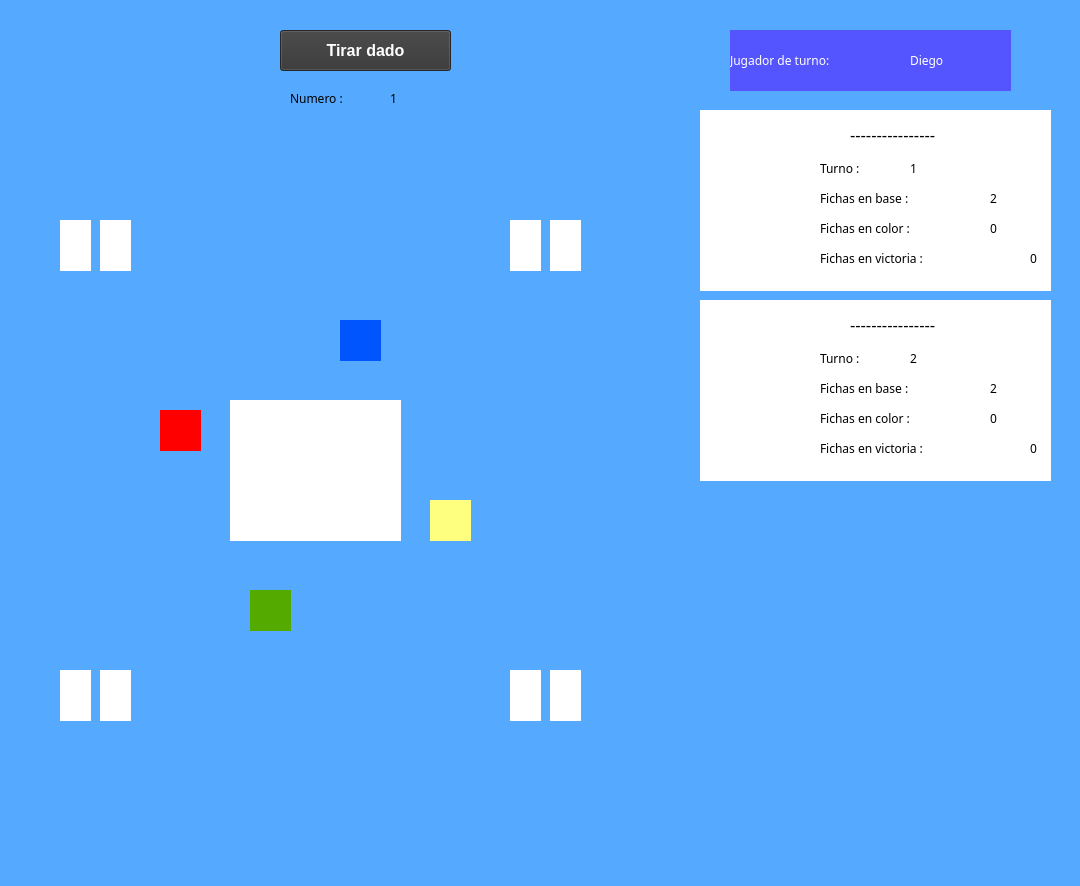
<?xml version="1.0" encoding="UTF-8"?>
<ui version="4.0">
 <class>MainWindow</class>
 <widget class="QMainWindow" name="MainWindow">
  <property name="geometry">
   <rect>
    <x>0</x>
    <y>0</y>
    <width>1080</width>
    <height>886</height>
   </rect>
  </property>
  <property name="windowTitle">
   <string>A jugar!</string>
  </property>
  <property name="windowIcon">
   <iconset>
    <normaloff>../Sprites/Logos/logo.png</normaloff>../Sprites/Logos/logo.png</iconset>
  </property>
  <widget class="QWidget" name="centralwidget">
   <widget class="QWidget" name="widget" native="true">
    <property name="geometry">
     <rect>
      <x>0</x>
      <y>0</y>
      <width>1081</width>
      <height>891</height>
     </rect>
    </property>
    <property name="styleSheet">
     <string notr="true">background-color: rgb(85, 170, 255);</string>
    </property>
    <widget class="QPushButton" name="boton_dado">
     <property name="geometry">
      <rect>
       <x>280</x>
       <y>30</y>
       <width>171</width>
       <height>41</height>
      </rect>
     </property>
     <property name="font">
      <font>
       <pointsize>12</pointsize>
       <weight>75</weight>
       <bold>true</bold>
      </font>
     </property>
     <property name="focusPolicy">
      <enum>Qt::NoFocus</enum>
     </property>
     <property name="contextMenuPolicy">
      <enum>Qt::NoContextMenu</enum>
     </property>
     <property name="styleSheet">
      <string notr="true">background-color:rgb(53, 53, 53);
color: rgb(255, 255, 255)</string>
     </property>
     <property name="text">
      <string>Tirar dado</string>
     </property>
    </widget>
    <widget class="QLabel" name="label_numero">
     <property name="geometry">
      <rect>
       <x>290</x>
       <y>90</y>
       <width>91</width>
       <height>16</height>
      </rect>
     </property>
     <property name="font">
      <font>
       <family>8514oem</family>
       <weight>50</weight>
       <bold>false</bold>
      </font>
     </property>
     <property name="styleSheet">
      <string notr="true"/>
     </property>
     <property name="text">
      <string>Numero :</string>
     </property>
    </widget>
    <widget class="QLabel" name="numero_obtenido">
     <property name="geometry">
      <rect>
       <x>390</x>
       <y>90</y>
       <width>91</width>
       <height>16</height>
      </rect>
     </property>
     <property name="font">
      <font>
       <family>8514oem</family>
       <weight>50</weight>
       <bold>false</bold>
      </font>
     </property>
     <property name="styleSheet">
      <string notr="true"/>
     </property>
     <property name="text">
      <string>1</string>
     </property>
    </widget>
    <widget class="QLabel" name="jugador_turno">
     <property name="geometry">
      <rect>
       <x>910</x>
       <y>30</y>
       <width>101</width>
       <height>61</height>
      </rect>
     </property>
     <property name="font">
      <font>
       <family>8514oem</family>
       <weight>50</weight>
       <bold>false</bold>
      </font>
     </property>
     <property name="styleSheet">
      <string notr="true">color: rgb(255, 255, 255);
background-color: rgb(85, 85, 255);</string>
     </property>
     <property name="text">
      <string>Diego</string>
     </property>
    </widget>
    <widget class="QLabel" name="label_turno">
     <property name="geometry">
      <rect>
       <x>730</x>
       <y>30</y>
       <width>181</width>
       <height>61</height>
      </rect>
     </property>
     <property name="font">
      <font>
       <family>8514oem</family>
       <weight>50</weight>
       <bold>false</bold>
      </font>
     </property>
     <property name="styleSheet">
      <string notr="true">color: rgb(255, 255, 255);
background-color: rgb(85, 85, 255);</string>
     </property>
     <property name="text">
      <string>Jugador de turno:</string>
     </property>
    </widget>
    <widget class="QLabel" name="label_tablero">
     <property name="geometry">
      <rect>
       <x>50</x>
       <y>200</y>
       <width>541</width>
       <height>541</height>
      </rect>
     </property>
     <property name="styleSheet">
      <string notr="true">background-color: rgb(85, 170, 255);</string>
     </property>
     <property name="text">
      <string/>
     </property>
     <property name="pixmap">
      <pixmap>../Sprites/Juego/tablero.png</pixmap>
     </property>
     <property name="scaledContents">
      <bool>true</bool>
     </property>
    </widget>
    <widget class="QLabel" name="label_ficha_j2">
     <property name="geometry">
      <rect>
       <x>730</x>
       <y>330</y>
       <width>71</width>
       <height>121</height>
      </rect>
     </property>
     <property name="styleSheet">
      <string notr="true">background-color: rgb(255, 255, 255);</string>
     </property>
     <property name="text">
      <string/>
     </property>
     <property name="pixmap">
      <pixmap>../Sprites/Fichas/Simples/ficha-amarilla.png</pixmap>
     </property>
     <property name="scaledContents">
      <bool>true</bool>
     </property>
    </widget>
    <widget class="QLabel" name="label_dado">
     <property name="geometry">
      <rect>
       <x>100</x>
       <y>20</y>
       <width>131</width>
       <height>121</height>
      </rect>
     </property>
     <property name="text">
      <string/>
     </property>
     <property name="pixmap">
      <pixmap>../Sprites/Logos/dado.png</pixmap>
     </property>
     <property name="scaledContents">
      <bool>true</bool>
     </property>
    </widget>
    <widget class="QLabel" name="blanco_1">
     <property name="geometry">
      <rect>
       <x>700</x>
       <y>110</y>
       <width>351</width>
       <height>181</height>
      </rect>
     </property>
     <property name="styleSheet">
      <string notr="true">background-color: rgb(255, 255, 255);</string>
     </property>
     <property name="text">
      <string/>
     </property>
    </widget>
    <widget class="QLabel" name="blanco_2">
     <property name="geometry">
      <rect>
       <x>700</x>
       <y>300</y>
       <width>351</width>
       <height>181</height>
      </rect>
     </property>
     <property name="styleSheet">
      <string notr="true">background-color: rgb(255, 255, 255);</string>
     </property>
     <property name="text">
      <string/>
     </property>
    </widget>
    <widget class="QLabel" name="blanco_3">
     <property name="geometry">
      <rect>
       <x>700</x>
       <y>490</y>
       <width>351</width>
       <height>181</height>
      </rect>
     </property>
     <property name="styleSheet">
      <string notr="true">background-color: rgb(255, 255, 255);</string>
     </property>
     <property name="text">
      <string/>
     </property>
    </widget>
    <widget class="QLabel" name="blanco_4">
     <property name="geometry">
      <rect>
       <x>700</x>
       <y>680</y>
       <width>351</width>
       <height>181</height>
      </rect>
     </property>
     <property name="styleSheet">
      <string notr="true">background-color: rgb(255, 255, 255);</string>
     </property>
     <property name="text">
      <string/>
     </property>
    </widget>
    <widget class="QLabel" name="label_ficha_j4">
     <property name="geometry">
      <rect>
       <x>730</x>
       <y>710</y>
       <width>71</width>
       <height>121</height>
      </rect>
     </property>
     <property name="styleSheet">
      <string notr="true">background-color: rgb(255, 255, 255);</string>
     </property>
     <property name="text">
      <string/>
     </property>
     <property name="pixmap">
      <pixmap>../Sprites/Fichas/Simples/ficha-roja.png</pixmap>
     </property>
     <property name="scaledContents">
      <bool>true</bool>
     </property>
    </widget>
    <widget class="QLabel" name="label_ficha_j1">
     <property name="geometry">
      <rect>
       <x>730</x>
       <y>150</y>
       <width>71</width>
       <height>121</height>
      </rect>
     </property>
     <property name="styleSheet">
      <string notr="true">background-color: rgb(255, 255, 255);</string>
     </property>
     <property name="text">
      <string/>
     </property>
     <property name="pixmap">
      <pixmap>../Sprites/Fichas/Simples/ficha-azul.png</pixmap>
     </property>
     <property name="scaledContents">
      <bool>true</bool>
     </property>
    </widget>
    <widget class="QLabel" name="label_ficha_j3">
     <property name="geometry">
      <rect>
       <x>730</x>
       <y>530</y>
       <width>71</width>
       <height>121</height>
      </rect>
     </property>
     <property name="styleSheet">
      <string notr="true">background-color: rgb(255, 255, 255);</string>
     </property>
     <property name="text">
      <string/>
     </property>
     <property name="pixmap">
      <pixmap>../Sprites/Fichas/Simples/ficha-verde.png</pixmap>
     </property>
     <property name="scaledContents">
      <bool>true</bool>
     </property>
    </widget>
    <widget class="QLabel" name="label_turno_j1">
     <property name="geometry">
      <rect>
       <x>820</x>
       <y>160</y>
       <width>71</width>
       <height>16</height>
      </rect>
     </property>
     <property name="font">
      <font>
       <family>8514oem</family>
       <weight>50</weight>
       <bold>false</bold>
      </font>
     </property>
     <property name="styleSheet">
      <string notr="true">background-color: rgb(255, 255, 255);</string>
     </property>
     <property name="text">
      <string>Turno :</string>
     </property>
    </widget>
    <widget class="QLabel" name="turno_j1">
     <property name="geometry">
      <rect>
       <x>910</x>
       <y>160</y>
       <width>21</width>
       <height>16</height>
      </rect>
     </property>
     <property name="font">
      <font>
       <family>8514oem</family>
       <weight>50</weight>
       <bold>false</bold>
      </font>
     </property>
     <property name="styleSheet">
      <string notr="true">background-color: rgb(255, 255, 255);</string>
     </property>
     <property name="text">
      <string>1</string>
     </property>
    </widget>
    <widget class="QLabel" name="label_fichas_base_j1">
     <property name="geometry">
      <rect>
       <x>820</x>
       <y>190</y>
       <width>161</width>
       <height>16</height>
      </rect>
     </property>
     <property name="font">
      <font>
       <family>8514oem</family>
       <weight>50</weight>
       <bold>false</bold>
      </font>
     </property>
     <property name="styleSheet">
      <string notr="true">background-color: rgb(255, 255, 255);</string>
     </property>
     <property name="text">
      <string>Fichas en base :</string>
     </property>
    </widget>
    <widget class="QLabel" name="fichas_base_j1">
     <property name="geometry">
      <rect>
       <x>990</x>
       <y>190</y>
       <width>21</width>
       <height>16</height>
      </rect>
     </property>
     <property name="font">
      <font>
       <family>8514oem</family>
       <weight>50</weight>
       <bold>false</bold>
      </font>
     </property>
     <property name="styleSheet">
      <string notr="true">background-color: rgb(255, 255, 255);</string>
     </property>
     <property name="text">
      <string>2</string>
     </property>
    </widget>
    <widget class="QLabel" name="label_fichas_color_j1">
     <property name="geometry">
      <rect>
       <x>820</x>
       <y>220</y>
       <width>161</width>
       <height>16</height>
      </rect>
     </property>
     <property name="font">
      <font>
       <family>8514oem</family>
       <weight>50</weight>
       <bold>false</bold>
      </font>
     </property>
     <property name="styleSheet">
      <string notr="true">background-color: rgb(255, 255, 255);</string>
     </property>
     <property name="text">
      <string>Fichas en color :</string>
     </property>
    </widget>
    <widget class="QLabel" name="fichas_color_j1">
     <property name="geometry">
      <rect>
       <x>990</x>
       <y>220</y>
       <width>21</width>
       <height>16</height>
      </rect>
     </property>
     <property name="font">
      <font>
       <family>8514oem</family>
       <weight>50</weight>
       <bold>false</bold>
      </font>
     </property>
     <property name="styleSheet">
      <string notr="true">background-color: rgb(255, 255, 255);</string>
     </property>
     <property name="text">
      <string>0</string>
     </property>
    </widget>
    <widget class="QLabel" name="label_fichas_victoria_j1">
     <property name="geometry">
      <rect>
       <x>820</x>
       <y>250</y>
       <width>201</width>
       <height>16</height>
      </rect>
     </property>
     <property name="font">
      <font>
       <family>8514oem</family>
       <weight>50</weight>
       <bold>false</bold>
      </font>
     </property>
     <property name="styleSheet">
      <string notr="true">background-color: rgb(255, 255, 255);</string>
     </property>
     <property name="text">
      <string>Fichas en victoria :</string>
     </property>
    </widget>
    <widget class="QLabel" name="fichas_victoria_j1">
     <property name="geometry">
      <rect>
       <x>1030</x>
       <y>250</y>
       <width>21</width>
       <height>16</height>
      </rect>
     </property>
     <property name="font">
      <font>
       <family>8514oem</family>
       <weight>50</weight>
       <bold>false</bold>
      </font>
     </property>
     <property name="styleSheet">
      <string notr="true">background-color: rgb(255, 255, 255);</string>
     </property>
     <property name="text">
      <string>0</string>
     </property>
    </widget>
    <widget class="QLabel" name="fichas_base_j2">
     <property name="geometry">
      <rect>
       <x>990</x>
       <y>380</y>
       <width>21</width>
       <height>16</height>
      </rect>
     </property>
     <property name="font">
      <font>
       <family>8514oem</family>
       <weight>50</weight>
       <bold>false</bold>
      </font>
     </property>
     <property name="styleSheet">
      <string notr="true">background-color: rgb(255, 255, 255);</string>
     </property>
     <property name="text">
      <string>2</string>
     </property>
    </widget>
    <widget class="QLabel" name="label_fichas_color_j2">
     <property name="geometry">
      <rect>
       <x>820</x>
       <y>410</y>
       <width>161</width>
       <height>16</height>
      </rect>
     </property>
     <property name="font">
      <font>
       <family>8514oem</family>
       <weight>50</weight>
       <bold>false</bold>
      </font>
     </property>
     <property name="styleSheet">
      <string notr="true">background-color: rgb(255, 255, 255);</string>
     </property>
     <property name="text">
      <string>Fichas en color :</string>
     </property>
    </widget>
    <widget class="QLabel" name="fichas_color_j2">
     <property name="geometry">
      <rect>
       <x>990</x>
       <y>410</y>
       <width>21</width>
       <height>16</height>
      </rect>
     </property>
     <property name="font">
      <font>
       <family>8514oem</family>
       <weight>50</weight>
       <bold>false</bold>
      </font>
     </property>
     <property name="styleSheet">
      <string notr="true">background-color: rgb(255, 255, 255);</string>
     </property>
     <property name="text">
      <string>0</string>
     </property>
    </widget>
    <widget class="QLabel" name="label_fichas_base_j2">
     <property name="geometry">
      <rect>
       <x>820</x>
       <y>380</y>
       <width>161</width>
       <height>16</height>
      </rect>
     </property>
     <property name="font">
      <font>
       <family>8514oem</family>
       <weight>50</weight>
       <bold>false</bold>
      </font>
     </property>
     <property name="styleSheet">
      <string notr="true">background-color: rgb(255, 255, 255);</string>
     </property>
     <property name="text">
      <string>Fichas en base :</string>
     </property>
    </widget>
    <widget class="QLabel" name="label_turno_j2">
     <property name="geometry">
      <rect>
       <x>820</x>
       <y>350</y>
       <width>71</width>
       <height>16</height>
      </rect>
     </property>
     <property name="font">
      <font>
       <family>8514oem</family>
       <weight>50</weight>
       <bold>false</bold>
      </font>
     </property>
     <property name="styleSheet">
      <string notr="true">background-color: rgb(255, 255, 255);</string>
     </property>
     <property name="text">
      <string>Turno :</string>
     </property>
    </widget>
    <widget class="QLabel" name="label_fichas_victoria_j2">
     <property name="geometry">
      <rect>
       <x>820</x>
       <y>440</y>
       <width>201</width>
       <height>16</height>
      </rect>
     </property>
     <property name="font">
      <font>
       <family>8514oem</family>
       <weight>50</weight>
       <bold>false</bold>
      </font>
     </property>
     <property name="styleSheet">
      <string notr="true">background-color: rgb(255, 255, 255);</string>
     </property>
     <property name="text">
      <string>Fichas en victoria :</string>
     </property>
    </widget>
    <widget class="QLabel" name="turno_j2">
     <property name="geometry">
      <rect>
       <x>910</x>
       <y>350</y>
       <width>21</width>
       <height>16</height>
      </rect>
     </property>
     <property name="font">
      <font>
       <family>8514oem</family>
       <weight>50</weight>
       <bold>false</bold>
      </font>
     </property>
     <property name="styleSheet">
      <string notr="true">background-color: rgb(255, 255, 255);</string>
     </property>
     <property name="text">
      <string>2</string>
     </property>
    </widget>
    <widget class="QLabel" name="fichas_victoria_j2">
     <property name="geometry">
      <rect>
       <x>1030</x>
       <y>440</y>
       <width>21</width>
       <height>16</height>
      </rect>
     </property>
     <property name="font">
      <font>
       <family>8514oem</family>
       <weight>50</weight>
       <bold>false</bold>
      </font>
     </property>
     <property name="styleSheet">
      <string notr="true">background-color: rgb(255, 255, 255);</string>
     </property>
     <property name="text">
      <string>0</string>
     </property>
    </widget>
    <widget class="QLabel" name="fichas_base_j3">
     <property name="geometry">
      <rect>
       <x>990</x>
       <y>570</y>
       <width>21</width>
       <height>16</height>
      </rect>
     </property>
     <property name="font">
      <font>
       <family>8514oem</family>
       <weight>50</weight>
       <bold>false</bold>
      </font>
     </property>
     <property name="styleSheet">
      <string notr="true">background-color: rgb(255, 255, 255);</string>
     </property>
     <property name="text">
      <string>2</string>
     </property>
    </widget>
    <widget class="QLabel" name="label_fichas_color_j3">
     <property name="geometry">
      <rect>
       <x>820</x>
       <y>600</y>
       <width>161</width>
       <height>16</height>
      </rect>
     </property>
     <property name="font">
      <font>
       <family>8514oem</family>
       <weight>50</weight>
       <bold>false</bold>
      </font>
     </property>
     <property name="styleSheet">
      <string notr="true">background-color: rgb(255, 255, 255);</string>
     </property>
     <property name="text">
      <string>Fichas en color :</string>
     </property>
    </widget>
    <widget class="QLabel" name="fichas_color_j3">
     <property name="geometry">
      <rect>
       <x>990</x>
       <y>600</y>
       <width>21</width>
       <height>16</height>
      </rect>
     </property>
     <property name="font">
      <font>
       <family>8514oem</family>
       <weight>50</weight>
       <bold>false</bold>
      </font>
     </property>
     <property name="styleSheet">
      <string notr="true">background-color: rgb(255, 255, 255);</string>
     </property>
     <property name="text">
      <string>0</string>
     </property>
    </widget>
    <widget class="QLabel" name="label_fichas_base_j3">
     <property name="geometry">
      <rect>
       <x>820</x>
       <y>570</y>
       <width>161</width>
       <height>16</height>
      </rect>
     </property>
     <property name="font">
      <font>
       <family>8514oem</family>
       <weight>50</weight>
       <bold>false</bold>
      </font>
     </property>
     <property name="styleSheet">
      <string notr="true">background-color: rgb(255, 255, 255);</string>
     </property>
     <property name="text">
      <string>Fichas en base :</string>
     </property>
    </widget>
    <widget class="QLabel" name="label_turno_j3">
     <property name="geometry">
      <rect>
       <x>820</x>
       <y>540</y>
       <width>71</width>
       <height>16</height>
      </rect>
     </property>
     <property name="font">
      <font>
       <family>8514oem</family>
       <weight>50</weight>
       <bold>false</bold>
      </font>
     </property>
     <property name="styleSheet">
      <string notr="true">background-color: rgb(255, 255, 255);</string>
     </property>
     <property name="text">
      <string>Turno :</string>
     </property>
    </widget>
    <widget class="QLabel" name="label_fichas_victoria_j3">
     <property name="geometry">
      <rect>
       <x>820</x>
       <y>630</y>
       <width>201</width>
       <height>16</height>
      </rect>
     </property>
     <property name="font">
      <font>
       <family>8514oem</family>
       <weight>50</weight>
       <bold>false</bold>
      </font>
     </property>
     <property name="styleSheet">
      <string notr="true">background-color: rgb(255, 255, 255);</string>
     </property>
     <property name="text">
      <string>Fichas en victoria :</string>
     </property>
    </widget>
    <widget class="QLabel" name="turno_j3">
     <property name="geometry">
      <rect>
       <x>910</x>
       <y>540</y>
       <width>21</width>
       <height>16</height>
      </rect>
     </property>
     <property name="font">
      <font>
       <family>8514oem</family>
       <weight>50</weight>
       <bold>false</bold>
      </font>
     </property>
     <property name="styleSheet">
      <string notr="true">background-color: rgb(255, 255, 255);</string>
     </property>
     <property name="text">
      <string>3</string>
     </property>
    </widget>
    <widget class="QLabel" name="fichas_victoria_j3">
     <property name="geometry">
      <rect>
       <x>1030</x>
       <y>630</y>
       <width>21</width>
       <height>16</height>
      </rect>
     </property>
     <property name="font">
      <font>
       <family>8514oem</family>
       <weight>50</weight>
       <bold>false</bold>
      </font>
     </property>
     <property name="styleSheet">
      <string notr="true">background-color: rgb(255, 255, 255);</string>
     </property>
     <property name="text">
      <string>0</string>
     </property>
    </widget>
    <widget class="QLabel" name="fichas_base_j4">
     <property name="geometry">
      <rect>
       <x>990</x>
       <y>760</y>
       <width>21</width>
       <height>16</height>
      </rect>
     </property>
     <property name="font">
      <font>
       <family>8514oem</family>
       <weight>50</weight>
       <bold>false</bold>
      </font>
     </property>
     <property name="styleSheet">
      <string notr="true">background-color: rgb(255, 255, 255);</string>
     </property>
     <property name="text">
      <string>2</string>
     </property>
    </widget>
    <widget class="QLabel" name="label_fichas_color_j4">
     <property name="geometry">
      <rect>
       <x>820</x>
       <y>790</y>
       <width>161</width>
       <height>16</height>
      </rect>
     </property>
     <property name="font">
      <font>
       <family>8514oem</family>
       <weight>50</weight>
       <bold>false</bold>
      </font>
     </property>
     <property name="styleSheet">
      <string notr="true">background-color: rgb(255, 255, 255);</string>
     </property>
     <property name="text">
      <string>Fichas en color :</string>
     </property>
    </widget>
    <widget class="QLabel" name="fichas_color_j4">
     <property name="geometry">
      <rect>
       <x>990</x>
       <y>790</y>
       <width>21</width>
       <height>16</height>
      </rect>
     </property>
     <property name="font">
      <font>
       <family>8514oem</family>
       <weight>50</weight>
       <bold>false</bold>
      </font>
     </property>
     <property name="styleSheet">
      <string notr="true">background-color: rgb(255, 255, 255);</string>
     </property>
     <property name="text">
      <string>0</string>
     </property>
    </widget>
    <widget class="QLabel" name="label_fichas_base_j4">
     <property name="geometry">
      <rect>
       <x>820</x>
       <y>760</y>
       <width>161</width>
       <height>16</height>
      </rect>
     </property>
     <property name="font">
      <font>
       <family>8514oem</family>
       <weight>50</weight>
       <bold>false</bold>
      </font>
     </property>
     <property name="styleSheet">
      <string notr="true">background-color: rgb(255, 255, 255);</string>
     </property>
     <property name="text">
      <string>Fichas en base :</string>
     </property>
    </widget>
    <widget class="QLabel" name="label_turno_j4">
     <property name="geometry">
      <rect>
       <x>820</x>
       <y>730</y>
       <width>71</width>
       <height>16</height>
      </rect>
     </property>
     <property name="font">
      <font>
       <family>8514oem</family>
       <weight>50</weight>
       <bold>false</bold>
      </font>
     </property>
     <property name="styleSheet">
      <string notr="true">background-color: rgb(255, 255, 255);</string>
     </property>
     <property name="text">
      <string>Turno :</string>
     </property>
    </widget>
    <widget class="QLabel" name="label_fichas_victoria_j4">
     <property name="geometry">
      <rect>
       <x>820</x>
       <y>820</y>
       <width>201</width>
       <height>16</height>
      </rect>
     </property>
     <property name="font">
      <font>
       <family>8514oem</family>
       <weight>50</weight>
       <bold>false</bold>
      </font>
     </property>
     <property name="styleSheet">
      <string notr="true">background-color: rgb(255, 255, 255);</string>
     </property>
     <property name="text">
      <string>Fichas en victoria :</string>
     </property>
    </widget>
    <widget class="QLabel" name="turno_j4">
     <property name="geometry">
      <rect>
       <x>910</x>
       <y>730</y>
       <width>21</width>
       <height>16</height>
      </rect>
     </property>
     <property name="font">
      <font>
       <family>8514oem</family>
       <weight>50</weight>
       <bold>false</bold>
      </font>
     </property>
     <property name="styleSheet">
      <string notr="true">background-color: rgb(255, 255, 255);</string>
     </property>
     <property name="text">
      <string>4</string>
     </property>
    </widget>
    <widget class="QLabel" name="fichas_victoria_j4">
     <property name="geometry">
      <rect>
       <x>1030</x>
       <y>820</y>
       <width>21</width>
       <height>16</height>
      </rect>
     </property>
     <property name="font">
      <font>
       <family>8514oem</family>
       <weight>50</weight>
       <bold>false</bold>
      </font>
     </property>
     <property name="styleSheet">
      <string notr="true">background-color: rgb(255, 255, 255);</string>
     </property>
     <property name="text">
      <string>0</string>
     </property>
    </widget>
    <widget class="QLabel" name="label_j1">
     <property name="geometry">
      <rect>
       <x>850</x>
       <y>120</y>
       <width>111</width>
       <height>31</height>
      </rect>
     </property>
     <property name="font">
      <font>
       <pointsize>12</pointsize>
      </font>
     </property>
     <property name="styleSheet">
      <string notr="true">background-color: rgb(255, 255, 255);</string>
     </property>
     <property name="text">
      <string>----------------</string>
     </property>
    </widget>
    <widget class="QLabel" name="label_j2">
     <property name="geometry">
      <rect>
       <x>850</x>
       <y>310</y>
       <width>111</width>
       <height>31</height>
      </rect>
     </property>
     <property name="font">
      <font>
       <pointsize>12</pointsize>
      </font>
     </property>
     <property name="styleSheet">
      <string notr="true">background-color: rgb(255, 255, 255);</string>
     </property>
     <property name="text">
      <string>----------------</string>
     </property>
    </widget>
    <widget class="QLabel" name="label_j3">
     <property name="geometry">
      <rect>
       <x>860</x>
       <y>500</y>
       <width>111</width>
       <height>31</height>
      </rect>
     </property>
     <property name="font">
      <font>
       <pointsize>12</pointsize>
      </font>
     </property>
     <property name="styleSheet">
      <string notr="true">background-color: rgb(255, 255, 255);</string>
     </property>
     <property name="text">
      <string>----------------</string>
     </property>
    </widget>
    <widget class="QLabel" name="label_j4">
     <property name="geometry">
      <rect>
       <x>860</x>
       <y>690</y>
       <width>111</width>
       <height>31</height>
      </rect>
     </property>
     <property name="font">
      <font>
       <pointsize>12</pointsize>
      </font>
     </property>
     <property name="styleSheet">
      <string notr="true">background-color: rgb(255, 255, 255);</string>
     </property>
     <property name="text">
      <string>----------------</string>
     </property>
    </widget>
    <widget class="QLabel" name="label_logo">
     <property name="geometry">
      <rect>
       <x>230</x>
       <y>400</y>
       <width>171</width>
       <height>141</height>
      </rect>
     </property>
     <property name="styleSheet">
      <string notr="true">background-color: rgb(255, 255, 255);</string>
     </property>
     <property name="text">
      <string/>
     </property>
     <property name="pixmap">
      <pixmap>../Sprites/Logos/logo.png</pixmap>
     </property>
     <property name="scaledContents">
      <bool>true</bool>
     </property>
    </widget>
    <widget class="QLabel" name="estrella_j3">
     <property name="geometry">
      <rect>
       <x>250</x>
       <y>590</y>
       <width>41</width>
       <height>41</height>
      </rect>
     </property>
     <property name="styleSheet">
      <string notr="true">
background-color: rgb(85, 170, 0);</string>
     </property>
     <property name="text">
      <string/>
     </property>
     <property name="pixmap">
      <pixmap>../Sprites/Juego/estrella.png</pixmap>
     </property>
     <property name="scaledContents">
      <bool>true</bool>
     </property>
    </widget>
    <widget class="QLabel" name="estrella_j2">
     <property name="geometry">
      <rect>
       <x>430</x>
       <y>500</y>
       <width>41</width>
       <height>41</height>
      </rect>
     </property>
     <property name="styleSheet">
      <string notr="true">background-color: rgb(255, 255, 127);
</string>
     </property>
     <property name="text">
      <string/>
     </property>
     <property name="pixmap">
      <pixmap>../Sprites/Juego/estrella.png</pixmap>
     </property>
     <property name="scaledContents">
      <bool>true</bool>
     </property>
    </widget>
    <widget class="QLabel" name="estrella_j4">
     <property name="geometry">
      <rect>
       <x>160</x>
       <y>410</y>
       <width>41</width>
       <height>41</height>
      </rect>
     </property>
     <property name="styleSheet">
      <string notr="true">background-color: rgb(255, 0, 0);
</string>
     </property>
     <property name="text">
      <string/>
     </property>
     <property name="pixmap">
      <pixmap>../Sprites/Juego/estrella.png</pixmap>
     </property>
     <property name="scaledContents">
      <bool>true</bool>
     </property>
    </widget>
    <widget class="QLabel" name="estrella_j1">
     <property name="geometry">
      <rect>
       <x>340</x>
       <y>320</y>
       <width>41</width>
       <height>41</height>
      </rect>
     </property>
     <property name="styleSheet">
      <string notr="true">
background-color: rgb(0, 85, 255);
</string>
     </property>
     <property name="text">
      <string/>
     </property>
     <property name="pixmap">
      <pixmap>../Sprites/Juego/estrella.png</pixmap>
     </property>
     <property name="scaledContents">
      <bool>true</bool>
     </property>
    </widget>
    <widget class="QLabel" name="label_tapa_2">
     <property name="geometry">
      <rect>
       <x>690</x>
       <y>680</y>
       <width>361</width>
       <height>181</height>
      </rect>
     </property>
     <property name="text">
      <string/>
     </property>
    </widget>
    <widget class="QLabel" name="label_tapa_1">
     <property name="enabled">
      <bool>true</bool>
     </property>
     <property name="geometry">
      <rect>
       <x>690</x>
       <y>490</y>
       <width>361</width>
       <height>181</height>
      </rect>
     </property>
     <property name="text">
      <string/>
     </property>
    </widget>
    <widget class="QLabel" name="ficha_azul_1">
     <property name="geometry">
      <rect>
       <x>60</x>
       <y>220</y>
       <width>31</width>
       <height>51</height>
      </rect>
     </property>
     <property name="styleSheet">
      <string notr="true">background-color: rgb(255, 255, 255);</string>
     </property>
     <property name="text">
      <string/>
     </property>
     <property name="pixmap">
      <pixmap>../Sprites/Fichas/Simples/ficha-azul.png</pixmap>
     </property>
     <property name="scaledContents">
      <bool>true</bool>
     </property>
    </widget>
    <widget class="QLabel" name="ficha_azul_2">
     <property name="geometry">
      <rect>
       <x>100</x>
       <y>220</y>
       <width>31</width>
       <height>51</height>
      </rect>
     </property>
     <property name="styleSheet">
      <string notr="true">background-color: rgb(255, 255, 255);</string>
     </property>
     <property name="text">
      <string/>
     </property>
     <property name="pixmap">
      <pixmap>../Sprites/Fichas/Simples/ficha-azul.png</pixmap>
     </property>
     <property name="scaledContents">
      <bool>true</bool>
     </property>
    </widget>
    <widget class="QLabel" name="ficha_amarilla_1">
     <property name="geometry">
      <rect>
       <x>510</x>
       <y>220</y>
       <width>31</width>
       <height>51</height>
      </rect>
     </property>
     <property name="styleSheet">
      <string notr="true">background-color: rgb(255, 255, 255);</string>
     </property>
     <property name="text">
      <string/>
     </property>
     <property name="pixmap">
      <pixmap>../Sprites/Fichas/Simples/ficha-amarilla.png</pixmap>
     </property>
     <property name="scaledContents">
      <bool>true</bool>
     </property>
    </widget>
    <widget class="QLabel" name="ficha_amarilla_2">
     <property name="geometry">
      <rect>
       <x>550</x>
       <y>220</y>
       <width>31</width>
       <height>51</height>
      </rect>
     </property>
     <property name="styleSheet">
      <string notr="true">background-color: rgb(255, 255, 255);</string>
     </property>
     <property name="text">
      <string/>
     </property>
     <property name="pixmap">
      <pixmap>../Sprites/Fichas/Simples/ficha-amarilla.png</pixmap>
     </property>
     <property name="scaledContents">
      <bool>true</bool>
     </property>
    </widget>
    <widget class="QLabel" name="ficha_verde_1">
     <property name="geometry">
      <rect>
       <x>510</x>
       <y>670</y>
       <width>31</width>
       <height>51</height>
      </rect>
     </property>
     <property name="styleSheet">
      <string notr="true">background-color: rgb(255, 255, 255);</string>
     </property>
     <property name="text">
      <string/>
     </property>
     <property name="pixmap">
      <pixmap>../Sprites/Fichas/Simples/ficha-verde.png</pixmap>
     </property>
     <property name="scaledContents">
      <bool>true</bool>
     </property>
    </widget>
    <widget class="QLabel" name="ficha_verde_2">
     <property name="geometry">
      <rect>
       <x>550</x>
       <y>670</y>
       <width>31</width>
       <height>51</height>
      </rect>
     </property>
     <property name="styleSheet">
      <string notr="true">background-color: rgb(255, 255, 255);</string>
     </property>
     <property name="text">
      <string/>
     </property>
     <property name="pixmap">
      <pixmap>../Sprites/Fichas/Simples/ficha-verde.png</pixmap>
     </property>
     <property name="scaledContents">
      <bool>true</bool>
     </property>
    </widget>
    <widget class="QLabel" name="ficha_roja_1">
     <property name="geometry">
      <rect>
       <x>60</x>
       <y>670</y>
       <width>31</width>
       <height>51</height>
      </rect>
     </property>
     <property name="styleSheet">
      <string notr="true">background-color: rgb(255, 255, 255);</string>
     </property>
     <property name="text">
      <string/>
     </property>
     <property name="pixmap">
      <pixmap>../Sprites/Fichas/Simples/ficha-roja.png</pixmap>
     </property>
     <property name="scaledContents">
      <bool>true</bool>
     </property>
    </widget>
    <widget class="QLabel" name="ficha_roja_2">
     <property name="geometry">
      <rect>
       <x>100</x>
       <y>670</y>
       <width>31</width>
       <height>51</height>
      </rect>
     </property>
     <property name="styleSheet">
      <string notr="true">background-color: rgb(255, 255, 255);</string>
     </property>
     <property name="text">
      <string/>
     </property>
     <property name="pixmap">
      <pixmap>../Sprites/Fichas/Simples/ficha-roja.png</pixmap>
     </property>
     <property name="scaledContents">
      <bool>true</bool>
     </property>
    </widget>
    <zorder>blanco_2</zorder>
    <zorder>label_tablero</zorder>
    <zorder>boton_dado</zorder>
    <zorder>label_numero</zorder>
    <zorder>numero_obtenido</zorder>
    <zorder>jugador_turno</zorder>
    <zorder>label_turno</zorder>
    <zorder>label_ficha_j2</zorder>
    <zorder>label_dado</zorder>
    <zorder>blanco_1</zorder>
    <zorder>blanco_3</zorder>
    <zorder>blanco_4</zorder>
    <zorder>label_ficha_j4</zorder>
    <zorder>label_ficha_j1</zorder>
    <zorder>label_ficha_j3</zorder>
    <zorder>label_turno_j1</zorder>
    <zorder>turno_j1</zorder>
    <zorder>label_fichas_base_j1</zorder>
    <zorder>fichas_base_j1</zorder>
    <zorder>label_fichas_color_j1</zorder>
    <zorder>fichas_color_j1</zorder>
    <zorder>label_fichas_victoria_j1</zorder>
    <zorder>fichas_victoria_j1</zorder>
    <zorder>fichas_base_j2</zorder>
    <zorder>label_fichas_color_j2</zorder>
    <zorder>fichas_color_j2</zorder>
    <zorder>label_fichas_base_j2</zorder>
    <zorder>label_turno_j2</zorder>
    <zorder>label_fichas_victoria_j2</zorder>
    <zorder>turno_j2</zorder>
    <zorder>fichas_victoria_j2</zorder>
    <zorder>fichas_base_j3</zorder>
    <zorder>label_fichas_color_j3</zorder>
    <zorder>fichas_color_j3</zorder>
    <zorder>label_fichas_base_j3</zorder>
    <zorder>label_turno_j3</zorder>
    <zorder>label_fichas_victoria_j3</zorder>
    <zorder>turno_j3</zorder>
    <zorder>fichas_victoria_j3</zorder>
    <zorder>fichas_base_j4</zorder>
    <zorder>label_fichas_color_j4</zorder>
    <zorder>fichas_color_j4</zorder>
    <zorder>label_fichas_base_j4</zorder>
    <zorder>label_turno_j4</zorder>
    <zorder>label_fichas_victoria_j4</zorder>
    <zorder>turno_j4</zorder>
    <zorder>fichas_victoria_j4</zorder>
    <zorder>label_j1</zorder>
    <zorder>label_j2</zorder>
    <zorder>label_j3</zorder>
    <zorder>label_j4</zorder>
    <zorder>label_logo</zorder>
    <zorder>estrella_j3</zorder>
    <zorder>estrella_j2</zorder>
    <zorder>estrella_j4</zorder>
    <zorder>estrella_j1</zorder>
    <zorder>label_tapa_2</zorder>
    <zorder>label_tapa_1</zorder>
    <zorder>ficha_azul_1</zorder>
    <zorder>ficha_azul_2</zorder>
    <zorder>ficha_amarilla_1</zorder>
    <zorder>ficha_amarilla_2</zorder>
    <zorder>ficha_verde_1</zorder>
    <zorder>ficha_verde_2</zorder>
    <zorder>ficha_roja_1</zorder>
    <zorder>ficha_roja_2</zorder>
   </widget>
  </widget>
 </widget>
 <resources/>
 <connections/>
</ui>
